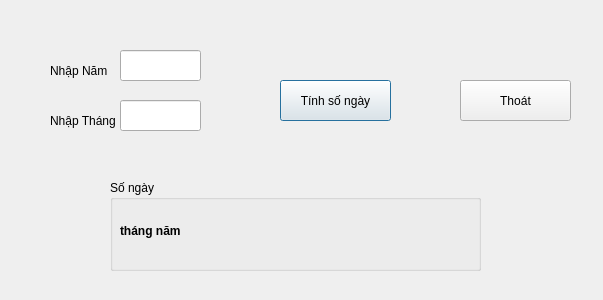
<?xml version="1.0" encoding="UTF-8"?>
<ui version="4.0">
 <class>Dialog</class>
 <widget class="QDialog" name="Dialog">
  <property name="geometry">
   <rect>
    <x>0</x>
    <y>0</y>
    <width>603</width>
    <height>300</height>
   </rect>
  </property>
  <property name="windowTitle">
   <string>Dialog</string>
  </property>
  <widget class="QPushButton" name="pushButton">
   <property name="geometry">
    <rect>
     <x>280</x>
     <y>80</y>
     <width>111</width>
     <height>41</height>
    </rect>
   </property>
   <property name="text">
    <string>Tính số ngày</string>
   </property>
  </widget>
  <widget class="QPushButton" name="pushButton_2">
   <property name="geometry">
    <rect>
     <x>460</x>
     <y>80</y>
     <width>111</width>
     <height>41</height>
    </rect>
   </property>
   <property name="text">
    <string>Thoát</string>
   </property>
  </widget>
  <widget class="QLineEdit" name="lineEdit">
   <property name="geometry">
    <rect>
     <x>120</x>
     <y>50</y>
     <width>81</width>
     <height>31</height>
    </rect>
   </property>
  </widget>
  <widget class="QLabel" name="label">
   <property name="geometry">
    <rect>
     <x>50</x>
     <y>60</y>
     <width>71</width>
     <height>21</height>
    </rect>
   </property>
   <property name="text">
    <string>Nhập Năm</string>
   </property>
  </widget>
  <widget class="QLabel" name="label_2">
   <property name="geometry">
    <rect>
     <x>50</x>
     <y>110</y>
     <width>71</width>
     <height>21</height>
    </rect>
   </property>
   <property name="text">
    <string>Nhập Tháng</string>
   </property>
  </widget>
  <widget class="QLineEdit" name="lineEdit_2">
   <property name="geometry">
    <rect>
     <x>120</x>
     <y>100</y>
     <width>81</width>
     <height>31</height>
    </rect>
   </property>
  </widget>
  <widget class="QGroupBox" name="groupBox">
   <property name="geometry">
    <rect>
     <x>110</x>
     <y>180</y>
     <width>371</width>
     <height>91</height>
    </rect>
   </property>
   <property name="title">
    <string>Số ngày</string>
   </property>
   <widget class="QLabel" name="label_3">
    <property name="geometry">
     <rect>
      <x>10</x>
      <y>30</y>
      <width>331</width>
      <height>41</height>
     </rect>
    </property>
    <property name="font">
     <font>
      <pointsize>9</pointsize>
      <weight>75</weight>
      <bold>true</bold>
     </font>
    </property>
    <property name="text">
     <string>tháng năm</string>
    </property>
   </widget>
  </widget>
 </widget>
 <resources/>
 <connections/>
</ui>
